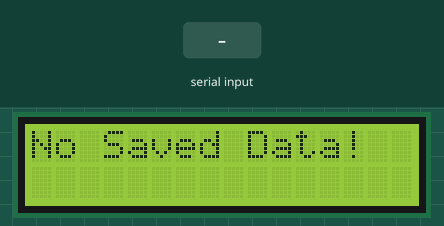
Recording of a sketch running on a simulated ESP8266 (NodeMCU). On the bench: 16×2 character LCD. Inputs (shaded band) come from the test bench. Storage starts empty; what the sketch prints to the serial monitor is not drawn.

Above: at 2.3 s.
2.4 s: "D" received over Serial
At 3.9 s:
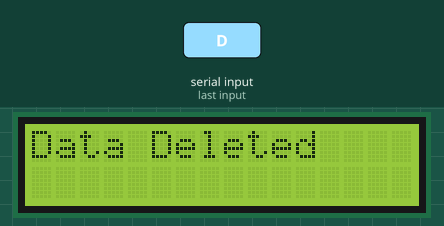
4.9 s: "1" received over Serial
At 6.2 s:
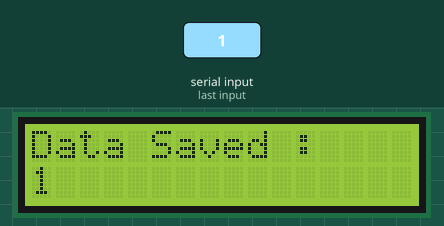
7.4 s: "R" received over Serial
At 9.3 s:
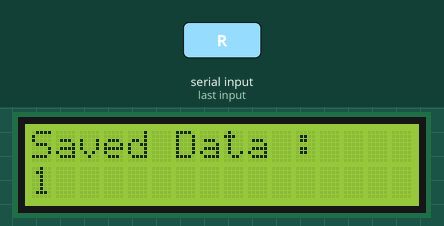
Timing chart, 0 to 10.8 s (numbered marks = the images above; inputs shaded):
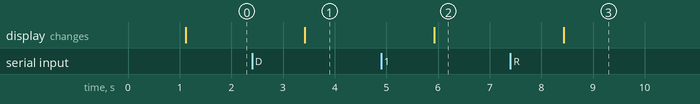

Measured:
- after the input at 2.4 s, the display: changes after 1.0 s (image 1)
- after the input at 4.9 s, the display: changes after 1.0 s (image 2)
- after the input at 7.4 s, the display: changes after 1.0 s (image 3)

The sketch:

ESP8266_LCD_LITTLEFS.ino
```cpp
#include <LiquidCrystal_I2C.h>

#include <Wire.h>

#include "LittleFS.h"

// set the LCD number of columns and rows

int lcdColumns = 16;

int lcdRows = 2;

// set LCD address, number of columns and rows

LiquidCrystal_I2C lcd(0x27, lcdColumns, lcdRows);

//function prototypes

void readData();

void writeData(String data);

void deleteData();

void setup() {

  //Start the serial monitor

  Serial.begin(115200);

  // initialize LCD

  lcd.init();

  // turn on LCD backlight

  lcd.backlight();

   // set cursor to first column, first row

  lcd.setCursor(0, 0);

  lcd.print("Little FS Demo");

  delay(1000);

  //Start LittleFS

  if(!LittleFS.begin()){

    Serial.println("An Error has occurred while mounting LittleFS");

    //Print the error on display

    lcd.clear();

    lcd.print("Mounting Error");

    delay(1000);

    return;

  }

  //Read the saved data

  readData();

}

void loop() {

    //Take input from user on serial monitor

    if(Serial.available())

    {

         String data = Serial.readString();

         Serial.println(data);

         if(data == "D") // To delete the file

         {

            deleteData();

            Serial.println("File deleted!");

            return;

         }

         else if(data == "R") // To read the file

         {

            readData();

            return;

         }

         Serial.println("Writing Data...");

         writeData(data);

         Serial.println("done Writing Data!");

    }

}

void readData()

{

   //Open the file

   File file = LittleFS.open("/SavedFile.txt", "r");

  //Check if the file exists

   if(!file){

   //Read the file data and display it on LCD

    Serial.println("No Saved Data!");

    lcd.clear();

    lcd.print("No Saved Data!");

    return;

   }

      lcd.clear();

      lcd.print("Saved Data :");

      // set cursor to first column, second row

      lcd.setCursor(0,1);

      //Display on the LCD

      while(file.available()){

      lcd.write(file.read());

      }

      //reset cursor poisition

      lcd.setCursor(0,0);

   //Close the file

    file.close();

}

void writeData(String data)

{

  //Open the file

  File file = LittleFS.open("/SavedFile.txt", "w");

  //Write to the file

  file.print(data);

  //Close the file

  file.close();

  delay(1);

  Serial.println("Write successful");

  lcd.clear();

  lcd.print("Data Saved :");

  // set cursor to first column, second row

  lcd.setCursor(0,1);

  // print the data on the LCD

  lcd.print(data);

  // reset cursor position

  lcd.setCursor(0,0);

}

void deleteData()

{

   //Remove the file

   LittleFS.remove("/SavedFile.txt");

   lcd.clear();

   lcd.print("Data Deleted");

}
```
